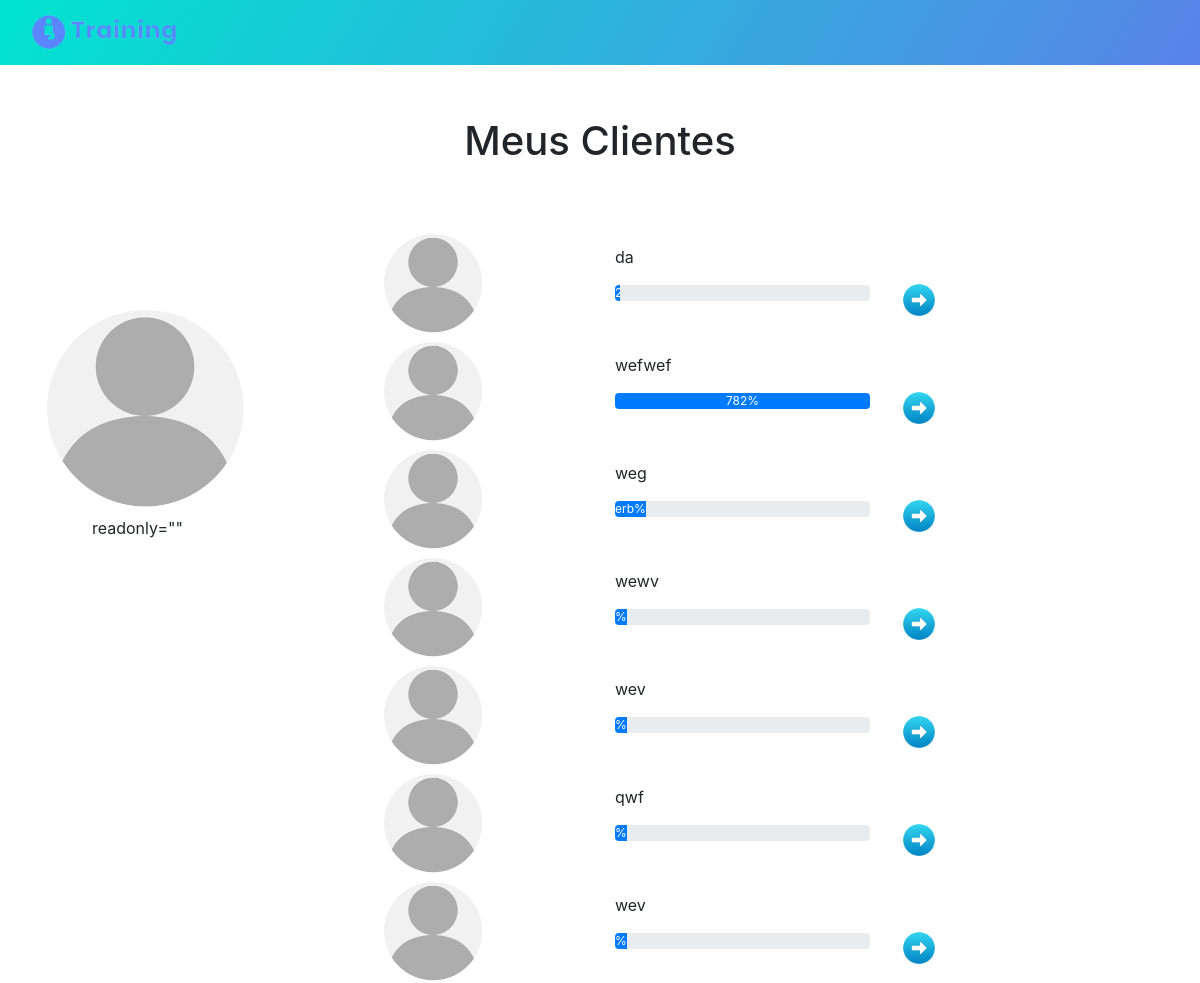
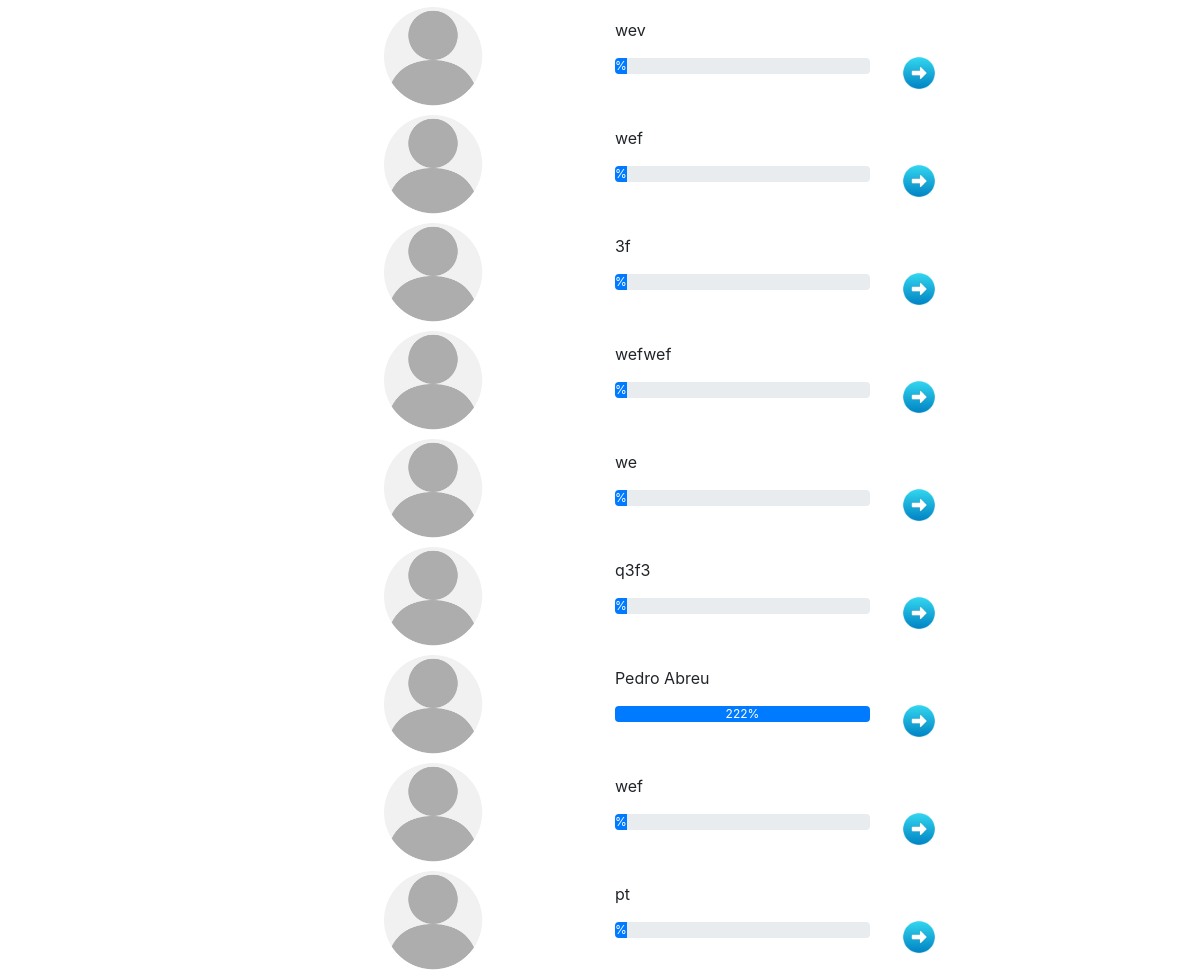
Before: /myclients with the older database file (2 pictures, top to bottom).
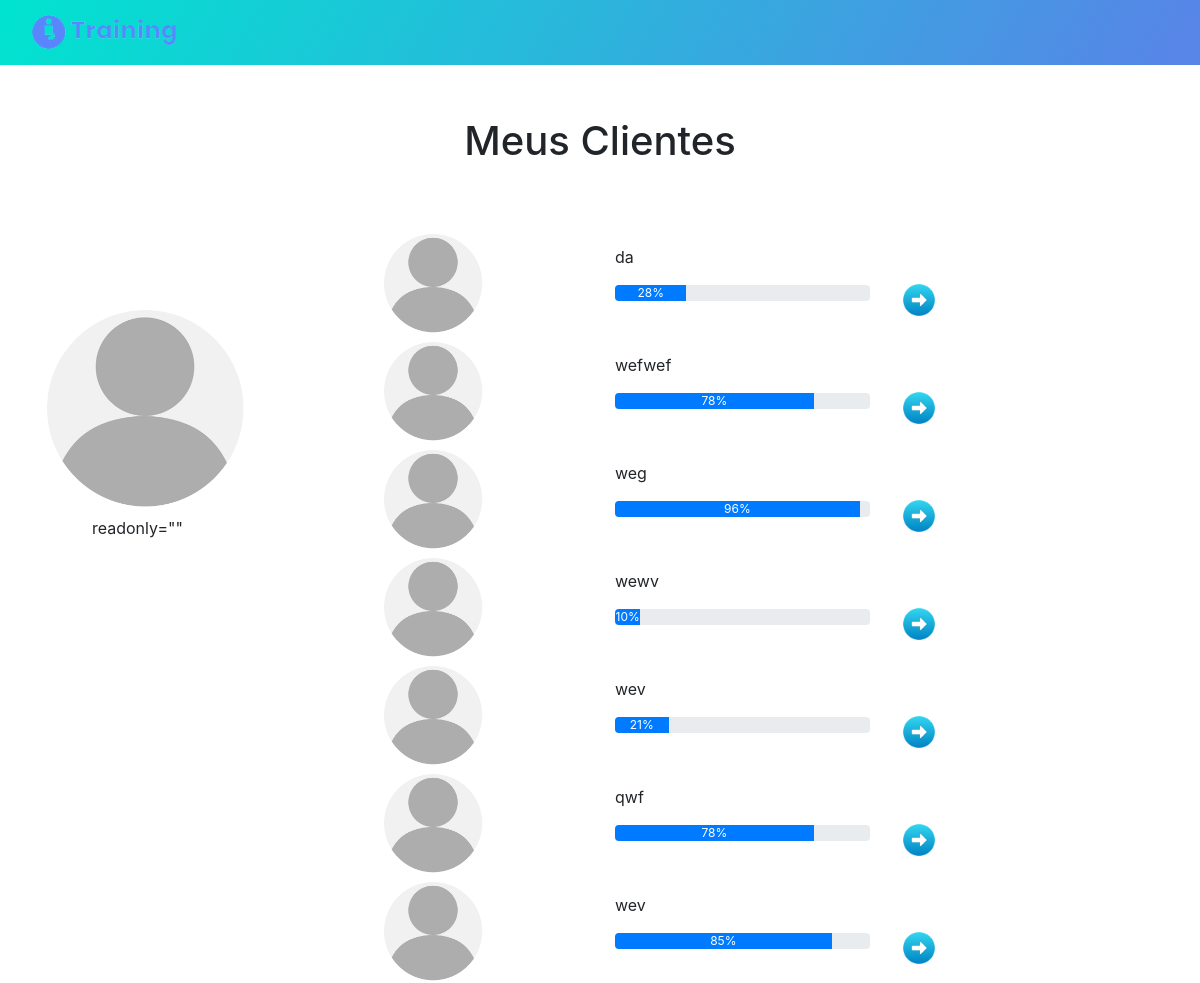
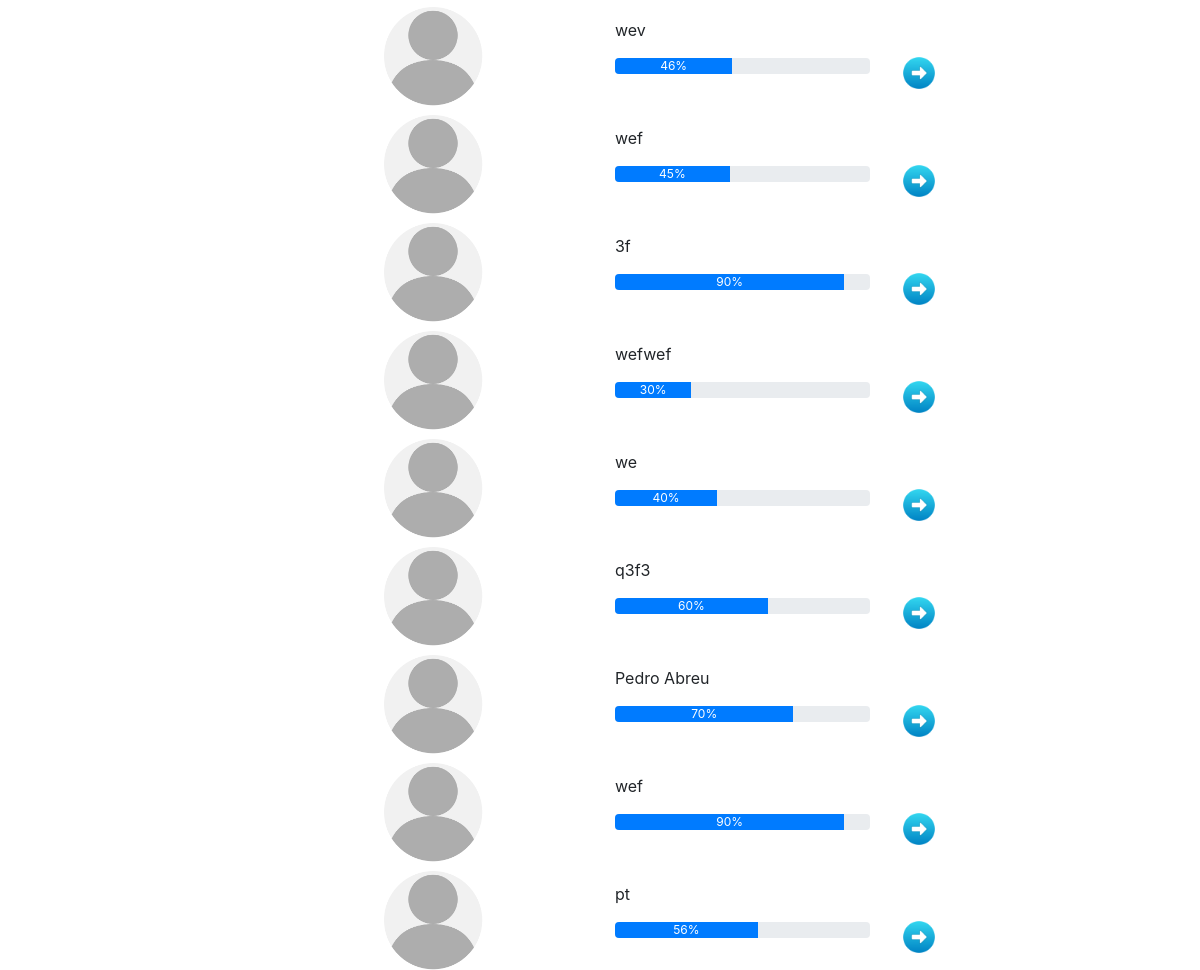
After: the same page with the newer database file (2 pictures, top to bottom).
### tables this page shows
CREATE TABLE CLIENT_DETAILS(
                                        [email] text, 
                                        [Client_Name] text, 
                                        [Password] text , 
                                        [Address] text, 
                                        [City] text,
                                        [Phone_Number] INTEGER,
                                        [Postal_Code] INTEGER, 
                                        [Birthday] text, 
                                        [Weight] INTEGER, 
                                        [Height] INTEGER, 
                                        [Obj] text, 
                                        [Problems] text);

### app.py (the view)
@app.route('/myclients')
def my_clients():
    lista_clients = get_all_clients()
    return render_template('myclients.html',lc = lista_clients)

### databases/database.py (called while the page is built)
def get_all_clients():
    conn = sqlite3.connect('databases/' + db)
    c = conn.cursor()
    c.execute('''SELECT * FROM CLIENT_DETAILS''')
    return c.fetchall()

### templates/myclients.html (shortened to what this page needs)
{% extends "base.html" %}
{% block content %}
<head>
    <link rel="stylesheet" href="{{ url_for('static', filename='css/bootstrap.min.css') }}">
    <link rel="stylesheet" href="{{ url_for('static', filename='css/ionicons.min.css') }}">
</head>
<body>
        <section class="portfolio-block projects-with-sidebar">
            <div class="container">
                <div class="row center d-flex align-items-center myheight myheader">
                    <div class="col">
                        <h1>Meus Clientes</h1>
                    </div>
                </div>
                <div class="row">
                    <div class="col-md-3"><img src="{{ url_for('static', filename='/img/avatar.jpg') }}" style="height: 200px;width: 200px;margin-top: 83px;"><input class="form-control-plaintext bg-white border-white shadow-none" type="text" value={{current_user.name}} readonly="" style="margin-top: 0px;margin-right: 0px;margin-bottom: 0px;margin-left: 40px;padding: 7px;"></div>
                    <div class="col-md-9">
                        {% for x in lc%}
                        <div class="row">
                            <div class="col-md-6 col-lg-4 project-sidebar-card"><a href="#"></a><img class="rounded-circle img-fluid image scale-on-hover" src="{{ url_for('static', filename='img/avatar.jpg') }}" style="width: 100px;height: 100 px;margin: 0px;margin-top: 8px;margin-right: 0px;margin-left: 53px;"></div>
                            <div class="col-md-6 col-lg-4 project-sidebar-card"><a href="#"></a>
                                <p style="margin-top: 20px;">{{x[1]}}</p>
                                <div class="progress" style="margin-top: auto;">
                                    <div class="progress-bar" aria-valuenow="50" aria-valuemin="0" aria-valuemax="100" style="width: {{x[8]}}%">{{x[8]}}%</div>
                                </div>
                            </div>
                            <div class="col-md-6 col-lg-4 project-sidebar-card"><a href="{{ url_for('addtrain') }}"><img class="rounded-circle" src="{{ url_for('static', filename='img/circled.jpg') }}" style="margin-top: 56px;background: rgba(248,249,250,0);padding: 0px;width: 38px;"></a></div>
                        </div>
                        {% endfor%}
                        </div>
                    </div>
                </div>
        </section>
    </body>
{% endblock %}

### templates/base.html (shortened to what this page needs)
<!DOCTYPE html>
<html>
<head>
    <link rel="stylesheet" href="{{ url_for('static', filename='bootstrap/css/bootstrap.min.css') }}">
    <link rel="stylesheet" href="{{ url_for('static', filename='css/Footer-Basic.css') }}">
    <link rel="stylesheet" href="{{ url_for('static', filename='css/gradient-navbar-1.css') }}">
    <link rel="stylesheet" href="{{ url_for('static', filename='css/gradient-navbar.css') }}">
    <link rel="stylesheet" href="{{ url_for('static', filename='css/login-form-1.css') }}">
    <link rel="stylesheet" href="{{ url_for('static', filename='css/login-form.css') }}">
    <link rel="stylesheet" href="{{ url_for('static', filename='css/styles.css') }}">
    <link rel="stylesheet" href="{{ url_for('static', filename='css/styles.css') }}">
</head>
<body>
    <nav class="navbar navbar-dark navbar-expand-md" id="app-navbar">
        <div class="container-fluid">
            <a class="navbar-brand" href="#"><img src="{{ url_for('static', filename='img/logo.png') }}"></a>
        </div>
    </nav>
    {% block content %}
    {% endblock %}
</body>
</html>

### static/css/gradient-navbar-1.css (style rules this page uses)
#app-navbar { background: linear-gradient(120deg, #00e4d0, #5983e8); }

### static/css/gradient-navbar.css (style rules this page uses)
#app-navbar { background: linear-gradient(120deg, #00e4d0, #5983e8); }

### static/css/login-form-1.css (style rules this page uses)
.center { text-align: center; }
html, body { width: 100%; height: 100%; }

### static/css/login-form.css (style rules this page uses)
.center { text-align: center; }

### static/css/styles.css (style rules this page uses)
.myheader { height: 20vh; }

Changed rows visible on the page:
changed CLIENT_DETAILS "da": Weight (not shown) → "28"
changed CLIENT_DETAILS (number 2 of 16 on the later page): Weight "782" → "78"
changed CLIENT_DETAILS "weg": Weight "erb" → "96"
changed CLIENT_DETAILS "wewv": Weight (not shown) → "10"
changed CLIENT_DETAILS (number 5 of 16 on the later page): Weight (not shown) → "21"
changed CLIENT_DETAILS "qwf": Weight (not shown) → "78"
changed CLIENT_DETAILS (number 7 of 16 on the later page): Weight (not shown) → "85"
changed CLIENT_DETAILS (number 8 of 16 on the later page): Weight (not shown) → "46"
changed CLIENT_DETAILS (number 9 of 16 on the later page): Weight (not shown) → "45"
changed CLIENT_DETAILS (number 10 of 16 on the later page): Weight (not shown) → "90"
changed CLIENT_DETAILS (number 11 of 16 on the later page): Weight (not shown) → "30"
changed CLIENT_DETAILS "we": Weight (not shown) → "40"
changed CLIENT_DETAILS (number 13 of 16 on the later page): Weight (not shown) → "60"
changed CLIENT_DETAILS "Pedro Abreu": Weight "222" → "70"
changed CLIENT_DETAILS (number 15 of 16 on the later page): Weight (not shown) → "90"
changed CLIENT_DETAILS "pt": Weight (not shown) → "56"
